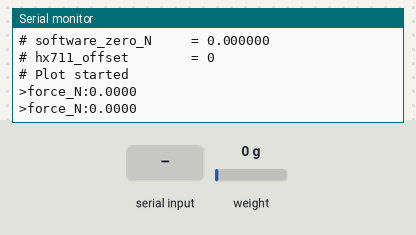
Bench run of a program on a simulated STM32 Nucleo. On the bench: the last lines printed to the serial monitor. The test bench sets the inputs (shaded band); at power-on: weight on the scale 0 g.

Above: at 3.7 s.
3.8 s: "t\n" received over Serial
At 5.1 s:
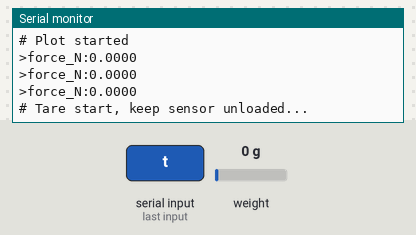
6.8 s: "z\n" received over Serial
At 7.9 s:
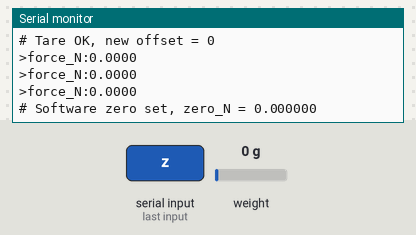
9.0 s: "r\n" received over Serial
At 9.4 s:
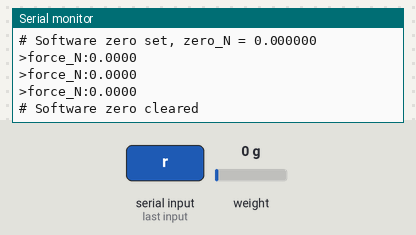
10.5 s: "90 45\n" received over Serial
At 10.9 s:
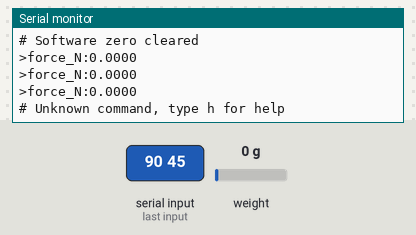
12.0 s: "a 90\n" received over Serial
At 12.4 s:
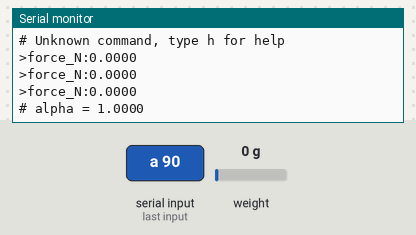
13.5 s: "d 90\n" received over Serial
At 13.9 s:
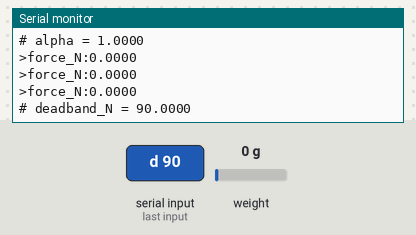

Measured:
- after the input at 3.8 s, the serial monitor: prints a new line after 0.21 s (image 1)
- after the input at 6.8 s, the serial monitor: prints a new line after 0.71 s (image 2)
- after the input at 9.0 s, the serial monitor: prints a new line at once (image 3)
- after the input at 10.5 s, the serial monitor: prints a new line at once (image 4)
- after the input at 12.0 s, the serial monitor: prints a new line at once (image 5)
- after the input at 13.5 s, the serial monitor: prints a new line at once (image 6)

The program:

main.cpp
```cpp
#include <Arduino.h>
#include <math.h>
#include <string.h>
#include <stdio.h>
#include "loadcell.h"

// =========================
// 可调参数
// =========================
static float    g_filter_alpha = 0.20f;      // 低通滤波系数 0~1，越小越平滑
static uint32_t g_output_period_ms = 100;    // 输出周期
static uint8_t  g_avg_samples = 5;           // 每次平均采样点数
static uint8_t  g_tare_samples = 15;         // 去皮采样点数
static float    g_deadband_N = 0.03f;        // 死区，小于该值直接置 0
static float    g_calibration_counts_per_N = 10000.0f; // 标定值，占位
static bool     g_auto_tare_on_startup = true;

// =========================
// 运行时变量
// =========================
static float    g_user_zero_N = 0.0f;        // 软件零点，装机后用来消除预紧力
static float    g_filtered_force_N = 0.0f;
static float    g_last_valid_force_N = 0.0f;
static bool     g_filter_initialized = false;
static uint32_t g_last_output_ms = 0;

// 串口命令缓冲
static char     g_cmd_buf[64];
static uint8_t  g_cmd_len = 0;

// =========================
// 工具函数
// =========================
static float clamp_float(float x, float xmin, float xmax)
{
    if (x < xmin) return xmin;
    if (x > xmax) return xmax;
    return x;
}

static void reset_filter()
{
    g_filter_initialized = false;
    g_filtered_force_N = 0.0f;
}

static float low_pass_filter(float x)
{
    g_filter_alpha = clamp_float(g_filter_alpha, 0.0f, 1.0f);

    if (!g_filter_initialized) {
        g_filtered_force_N = x;
        g_filter_initialized = true;
    } else {
        g_filtered_force_N =
            g_filter_alpha * x +
            (1.0f - g_filter_alpha) * g_filtered_force_N;
    }

    return g_filtered_force_N;
}

// 只输出单曲线，适配 VS Code serial-plotter
// 格式：>force_N:数值
static void publish_force_plot(float force_N)
{
    Serial.print(">force_N:");
    Serial.println(force_N, 4);
}

// 从 HX711 读一次平均值，并换算为未软件置零前的力
static bool read_force_once(long &raw_adc, float &force_N_unzeroed)
{
    if (!loadcell_is_ready()) {
        return false;
    }

    raw_adc = loadcell_read_raw_average(g_avg_samples);

    if (g_calibration_counts_per_N == 0.0f) {
        return false;
    }

    long offset = loadcell_get_offset();
    force_N_unzeroed = ((float)raw_adc - (float)offset) / g_calibration_counts_per_N;
    return true;
}

static void print_help()
{
    Serial.println();
    Serial.println("# Commands:");
    Serial.println("# h           : show help");
    Serial.println("# s           : show status");
    Serial.println("# t           : hardware tare, sensor must be unloaded");
    Serial.println("# z           : software zero, cancel current preload");
    Serial.println("# r           : clear software zero");
    Serial.println("# a 0.20      : set filter alpha");
    Serial.println("# d 0.03      : set deadband in N");
    Serial.println("# p 100       : set output period in ms");
    Serial.println("# n 5         : set averaging samples");
    Serial.println("# c 10000     : set calibration counts per N");
    Serial.println();
}

static void print_status()
{
    Serial.println();
    Serial.println("# Status:");
    Serial.print("# alpha               = "); Serial.println(g_filter_alpha, 4);
    Serial.print("# deadband_N          = "); Serial.println(g_deadband_N, 4);
    Serial.print("# output_period_ms    = "); Serial.println(g_output_period_ms);
    Serial.print("# avg_samples         = "); Serial.println(g_avg_samples);
    Serial.print("# tare_samples        = "); Serial.println(g_tare_samples);
    Serial.print("# calibration_cnt_per_N = "); Serial.println(g_calibration_counts_per_N, 4);
    Serial.print("# software_zero_N     = "); Serial.println(g_user_zero_N, 6);
    Serial.print("# hx711_offset        = "); Serial.println(loadcell_get_offset());
    Serial.println();
}

static char* ltrim(char *s)
{
    while (*s == ' ' || *s == '\t') {
        s++;
    }
    return s;
}

// =========================
// 命令处理
// =========================
static void handle_command(char *cmd)
{
    cmd = ltrim(cmd);

    if (strlen(cmd) == 0) {
        return;
    }

    if (strcmp(cmd, "h") == 0 || strcmp(cmd, "help") == 0) {
        print_help();
        return;
    }

    if (strcmp(cmd, "s") == 0) {
        print_status();
        return;
    }

    if (strcmp(cmd, "t") == 0) {
        Serial.println("# Tare start, keep sensor unloaded...");
        bool ok = loadcell_tare(g_tare_samples);
        if (ok) {
            g_user_zero_N = 0.0f;
            g_last_valid_force_N = 0.0f;
            reset_filter();
            Serial.print("# Tare OK, new offset = ");
            Serial.println(loadcell_get_offset());
        } else {
            Serial.println("# Tare failed: HX711 not ready");
        }
        return;
    }

    if (strcmp(cmd, "z") == 0) {
        long raw_adc = 0;
        float force_now = 0.0f;

        if (read_force_once(raw_adc, force_now)) {
            g_user_zero_N = force_now;
            g_last_valid_force_N = 0.0f;
            reset_filter();
            Serial.print("# Software zero set, zero_N = ");
            Serial.println(g_user_zero_N, 6);
        } else {
            Serial.println("# Zero failed: HX711 not ready");
        }
        return;
    }

    if (strcmp(cmd, "r") == 0) {
        g_user_zero_N = 0.0f;
        reset_filter();
        Serial.println("# Software zero cleared");
        return;
    }

    float fval = 0.0f;
    int ival = 0;

    if (sscanf(cmd, "a %f", &fval) == 1) {
        g_filter_alpha = clamp_float(fval, 0.0f, 1.0f);
        reset_filter();
        Serial.print("# alpha = ");
        Serial.println(g_filter_alpha, 4);
        return;
    }

    if (sscanf(cmd, "d %f", &fval) == 1) {
        if (fval < 0.0f) fval = 0.0f;
        g_deadband_N = fval;
        Serial.print("# deadband_N = ");
        Serial.println(g_deadband_N, 4);
        return;
    }

    if (sscanf(cmd, "p %d", &ival) == 1) {
        if (ival < 10) ival = 10;
        g_output_period_ms = (uint32_t)ival;
        Serial.print("# output_period_ms = ");
        Serial.println(g_output_period_ms);
        return;
    }

    if (sscanf(cmd, "n %d", &ival) == 1) {
        if (ival < 1) ival = 1;
        if (ival > 32) ival = 32;
        g_avg_samples = (uint8_t)ival;
        Serial.print("# avg_samples = ");
        Serial.println(g_avg_samples);
        return;
    }

    if (sscanf(cmd, "c %f", &fval) == 1) {
        if (fval <= 0.0f) {
            Serial.println("# Calibration must be > 0");
            return;
        }

        if (loadcell_set_calibration(fval)) {
            g_calibration_counts_per_N = fval;
            reset_filter();
            Serial.print("# calibration_counts_per_N = ");
            Serial.println(g_calibration_counts_per_N, 4);
        } else {
            Serial.println("# Calibration set failed");
        }
        return;
    }

    Serial.println("# Unknown command, type h for help");
}

static void service_serial_commands()
{
    while (Serial.available() > 0) {
        char ch = (char)Serial.read();

        if (ch == '\r') {
            continue;
        }

        if (ch == '\n') {
            g_cmd_buf[g_cmd_len] = '\0';
            handle_command(g_cmd_buf);
            g_cmd_len = 0;
        } else {
            if (g_cmd_len < sizeof(g_cmd_buf) - 1) {
                g_cmd_buf[g_cmd_len++] = ch;
            }
        }
    }
}

// =========================
// setup
// =========================
void setup()
{
    Serial.begin(115200);
    delay(1000);

    Serial.println();
    Serial.println("=== Nucleo-G431RB + HX711 + TAL220B ===");
    Serial.println("# System start");

    loadcell_init();

    if (loadcell_set_calibration(g_calibration_counts_per_N)) {
        Serial.println("# Calibration factor set OK");
    } else {
        Serial.println("# Calibration factor set failed");
    }

    if (g_auto_tare_on_startup) {
        Serial.println("# Auto tare start, keep sensor unloaded...");
        bool tare_ok = loadcell_tare(g_tare_samples);

        if (tare_ok) {
            Serial.print("# Auto tare OK, offset = ");
            Serial.println(loadcell_get_offset());
        } else {
            Serial.println("# Auto tare failed: HX711 not ready");
        }
    }

    print_help();
    print_status();
    Serial.println("# Plot started");
}

// =========================
// loop
// =========================
void loop()
{
    service_serial_commands();

    uint32_t now = millis();
    if ((now - g_last_output_ms) < g_output_period_ms) {
        return;
    }
    g_last_output_ms = now;

    long raw_adc = 0;
    float force_unzeroed = 0.0f;

    if (!read_force_once(raw_adc, force_unzeroed)) {
        // 未就绪时保持上一有效值，避免掉到 0 形成锯齿
        publish_force_plot(g_last_valid_force_N);
        return;
    }

    // 软件置零，适合装机后消除预紧力
    float force_zeroed = force_unzeroed - g_user_zero_N;

    // 低通滤波
    float force_filtered = low_pass_filter(force_zeroed);

    // 死区，小扰动直接归零
    if (fabsf(force_filtered) < g_deadband_N) {
        force_filtered = 0.0f;
    }

    g_last_valid_force_N = force_filtered;
    publish_force_plot(force_filtered);
}
```

loadcell.cpp
```cpp
#include "loadcell.h"

// =========================
// 根据你的接线修改
// Nucleo-G431RB 上先用 D2 / D3 最方便
// HX711 DT  -> D2
// HX711 SCK -> D3
// =========================
const int LOADCELL_DOUT_PIN = D2;
const int LOADCELL_SCK_PIN  = D3;

// HX711对象
static HX711 scale;

// 校准因子：counts per N
// 这是临时占位值，后面必须根据你的实物标定修改
float calibration_factor_counts_per_N = 10000.0f;

// 保存offset，便于调试输出
static long g_offset = 0;

// 初始化
void loadcell_init()
{
    scale.begin(LOADCELL_DOUT_PIN, LOADCELL_SCK_PIN);

    // 先设置比例因子
    // get_units() = get_value() / SCALE
    // 如果SCALE = counts_per_N，那么get_units()输出就是N
    scale.set_scale(calibration_factor_counts_per_N);
}

// 去皮
bool loadcell_tare(uint8_t times)
{
    if (!scale.wait_ready_timeout(1000)) {
        return false;
    }

    scale.tare(times);
    g_offset = scale.get_offset();
    return true;
}

// 设置校准因子
bool loadcell_set_calibration(float factor_counts_per_N)
{
    if (factor_counts_per_N == 0.0f) {
        return false;
    }

    calibration_factor_counts_per_N = factor_counts_per_N;
    scale.set_scale(calibration_factor_counts_per_N);
    return true;
}

// 是否就绪
bool loadcell_is_ready()
{
    return scale.is_ready();
}

// 读取原始ADC平均值
long loadcell_read_raw_average(uint8_t times)
{
    if (!scale.wait_ready_timeout(1000)) {
        return 0;
    }

    return scale.read_average(times);
}

// 读取张力，单位N
float loadcell_read_force_N(uint8_t times)
{
    if (!scale.wait_ready_timeout(1000)) {
        return NAN;
    }

    float force_N = scale.get_units(times);

    // 张力一般不允许负值，直接截断到0
    if (force_N < 0.0f) {
        force_N = 0.0f;
    }

    return force_N;
}

// 获取offset
long loadcell_get_offset()
{
    return g_offset;
}

// 获取校准因子
float loadcell_get_calibration()
{
    return calibration_factor_counts_per_N;
}
```

loadcell.h
```cpp
#ifndef LOADCELL_H
#define LOADCELL_H

#include <Arduino.h>
#include <HX711.h>

// 引脚定义
extern const int LOADCELL_DOUT_PIN;
extern const int LOADCELL_SCK_PIN;

// 校准因子
// 含义：counts per Newton
// 也就是：HX711原始计数 / 力(N)
extern float calibration_factor_counts_per_N;

// 对外接口
void loadcell_init();
bool loadcell_tare(uint8_t times = 10);
bool loadcell_set_calibration(float factor_counts_per_N);

// 读取接口
bool loadcell_is_ready();
long loadcell_read_raw_average(uint8_t times = 5);
float loadcell_read_force_N(uint8_t times = 5);

// 调试接口
long loadcell_get_offset();
float loadcell_get_calibration();

#endif
```
